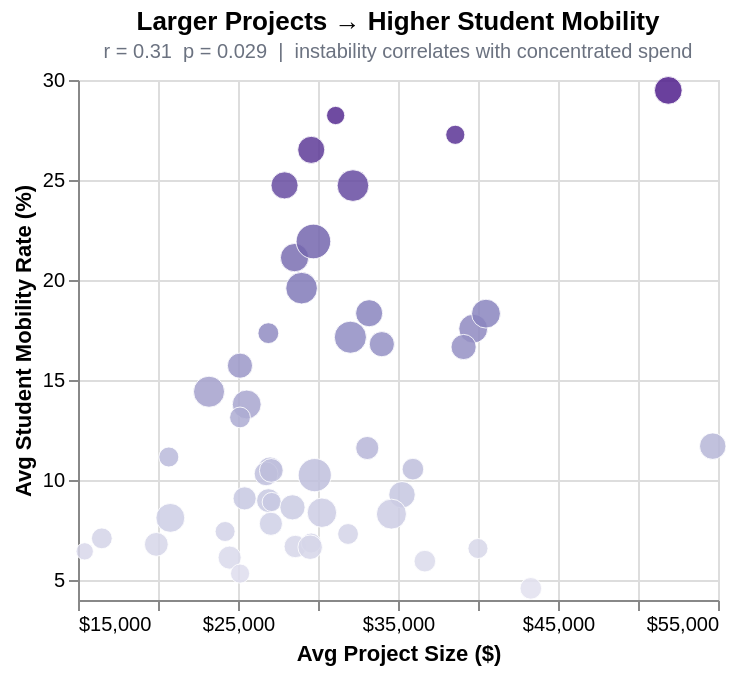

Notebook code for this chart:
### Code cell
r3, p3 = rp("avg_project", "avg_mobility")

s3 = (
    alt.Chart(df)
    .mark_circle(size=90, opacity=0.85, stroke="white", strokeWidth=0.5)
    .encode(
        x=alt.X("avg_project:Q", title="Avg Project Size ($)",
                scale=alt.Scale(zero=False), axis=alt.Axis(format="$,.0f")),
        y=alt.Y("avg_mobility:Q", title="Avg Student Mobility Rate (%)",
                scale=alt.Scale(zero=False)),
        color=alt.condition(
            ward_sel,
            alt.Color("avg_mobility:Q", scale=alt.Scale(scheme="purples"), legend=None),
            alt.value(GRAY + "55"),
        ),
        size=alt.Size("num_schools:Q", scale=alt.Scale(range=[50, 300]), legend=None),
        tooltip=base_tt + [
            alt.Tooltip("avg_mobility:Q", title="Mobility (%)", format=".1f"),
        ],
    )
    .add_params(ward_sel)
    .properties(
        width=320, height=260,
        title=alt.TitleParams(
            text="Larger Projects → Higher Student Mobility",
            subtitle=f"r = {r3:.2f}  p = {p3:.3f}  |  instability correlates with concentrated spend",
            fontSize=13, subtitleFontSize=10, subtitleColor=GRAY,
        ),
    )
)

reg3 = s3.transform_regression("avg_project", "avg_mobility").mark_line(
    color="#7c3aed", strokeDash=[4, 3], strokeWidth=1.8, opacity=0.7
)

chart3 = s3 + reg3
chart3

### Figure 1 — Vega-Lite specification as saved in the notebook (floating-point values rounded to 4 significant figures)
{"config": {"view": {"continuousWidth": 300, "continuousHeight": 300}}, "layer": [{"mark": {"type": "circle", "opacity": 0.85, "size": 90, "stroke": "white", "strokeWidth": 0.5}, "encoding": {"color": {"condition": {"param": "param_1", "empty": true, "field": "avg_mobility", "legend": null, "scale": {"scheme": "purples"}, "type": "quantitative"}, "value": "#6b728055"}, "size": {"field": "num_schools", "legend": null, "scale": {"range": [50, 300]}, "type": "quantitative"}, "tooltip": [{"field": "ward", "title": "Ward", "type": "ordinal"}, {"field": "num_projects", "format": ",", "title": "# Projects", "type": "quantitative"}, {"field": "avg_project", "format": "$,.0f", "title": "Avg $/Project", "type": "quantitative"}, {"field": "avg_mobility", "format": ".1f", "title": "Mobility (%)", "type": "quantitative"}], "x": {"axis": {"format": "$,.0f"}, "field": "avg_project", "scale": {"zero": false}, "title": "Avg Project Size ($)", "type": "quantitative"}, "y": {"field": "avg_mobility", "scale": {"zero": false}, "title": "Avg Student Mobility Rate (%)", "type": "quantitative"}}, "name": "view_3", "title": {"text": "Larger Projects → Higher Student Mobility", "fontSize": 13, "subtitle": "r = 0.31  p = 0.029  |  instability correlates with concentrated spend", "subtitleColor": "#6b7280", "subtitleFontSize": 10}}, {"mark": {"type": "line", "color": "#7c3aed", "opacity": 0.7, "strokeDash": [4, 3], "strokeWidth": 1.8}, "encoding": {"color": {"condition": {"param": "param_1", "empty": true, "field": "avg_mobility", "legend": null, "scale": {"scheme": "purples"}, "type": "quantitative"}, "value": "#6b728055"}, "size": {"field": "num_schools", "legend": null, "scale": {"range": [50, 300]}, "type": "quantitative"}, "tooltip": [{"field": "ward", "title": "Ward", "type": "ordinal"}, {"field": "num_projects", "format": ",", "title": "# Projects", "type": "quantitative"}, {"field": "avg_project", "format": "$,.0f", "title": "Avg $/Project", "type": "quantitative"}, {"field": "avg_mobility", "format": ".1f", "title": "Mobility (%)", "type": "quantitative"}], "x": {"axis": {"format": "$,.0f"}, "field": "avg_project", "scale": {"zero": false}, "title": "Avg Project Size ($)", "type": "quantitative"}, "y": {"field": "avg_mobility", "scale": {"zero": false}, "title": "Avg Student Mobility Rate (%)", "type": "quantitative"}}, "title": {"text": "Larger Projects → Higher Student Mobility", "fontSize": 13, "subtitle": "r = 0.31  p = 0.029  |  instability correlates with concentrated spend", "subtitleColor": "#6b7280", "subtitleFontSize": 10}, "transform": [{"on": "avg_project", "regression": "avg_mobility"}]}], "data": {"name": "data-5edbf31f9a4233b59744b791552b85fd"}, "height": 260, "params": [{"name": "param_1", "select": {"type": "point", "fields": ["ward"]}, "views": ["view_3"]}], "width": 320, "$schema": "https://vega.github.io/schema/vega-lite/v5.20.1.json", "datasets": {"data-5edbf31f9a4233b59744b791552b85fd": [{"ward": 1, "total_spending": 16340000.0, "num_projects": 605, "avg_project": 27000.0, "median_project": 6874.0, "num_schools": 12, "avg_attendance": 86.9, "avg_truancy": 40.99, "avg_mobility": 10.54, "avg_grad_rate": 77.6, "avg_suspension": 5.4, "centroid_lon": -87.69, "centroid_lat": 41.91}, {"ward": 2, "total_spending": 16130000.0, "num_projects": 596, "avg_project": 27060.0, "median_project": 10970.0, "num_schools": 10, "avg_attendance": 86.9, "avg_truancy": 42.24, "avg_mobility": 7.811, "avg_grad_rate": 90.17, "avg_suspension": 5.4, "centroid_lon": -87.65, "centroid_lat": 41.91}, {"ward": 3, "total_spending": 16240000.0, "num_projects": 549, "avg_project": 29580.0, "median_project": 14720.0, "num_schools": 16, "avg_attendance": 86.9, "avg_truancy": 62.69, "avg_mobility": 26.51, "avg_grad_rate": 78.84, "avg_suspension": 5.4, "centroid_lon": -87.63, "centroid_lat": 41.82}, {"ward": 4, "total_spending": 16310000.0, "num_projects": 493, "avg_project": 33080.0, "median_project": 22270.0, "num_schools": 10, "avg_attendance": 86.9, "avg_truancy": 45.57, "avg_mobility": 11.6, "avg_grad_rate": 84.8, "avg_suspension": 5.4, "centroid_lon": -87.61, "centroid_lat": 41.84}, {"ward": 5, "total_spending": 15690000.0, "num_projects": 287, "avg_project": 54670.0, "median_project": 28890.0, "num_schools": 15, "avg_attendance": 86.9, "avg_truancy": 49.38, "avg_mobility": 11.69, "avg_grad_rate": 87.97, "avg_suspension": 5.4, "centroid_lon": -87.58, "centroid_lat": 41.78}, {"ward": 6, "total_spending": 16350000.0, "num_projects": 315, "avg_project": 51890.0, "median_project": 30820.0, "num_schools": 17, "avg_attendance": 86.9, "avg_truancy": 53.09, "avg_mobility": 29.48, "avg_grad_rate": 23.3, "avg_suspension": 5.4, "centroid_lon": -87.63, "centroid_lat": 41.76}, {"ward": 7, "total_spending": 15770000.0, "num_projects": 475, "avg_project": 33200.0, "median_project": 12250.0, "num_schools": 16, "avg_attendance": 86.9, "avg_truancy": 52.84, "avg_mobility": 18.34, "avg_grad_rate": 58.15, "avg_suspension": 5.4, "centroid_lon": -87.56, "centroid_lat": 41.75}, {"ward": 8, "total_spending": 16350000.0, "num_projects": 508, "avg_project": 32180.0, "median_project": 13910.0, "num_schools": 24, "avg_attendance": 86.9, "avg_truancy": 51.8, "avg_mobility": 24.72, "avg_grad_rate": 74.78, "avg_suspension": 5.4, "centroid_lon": -87.59, "centroid_lat": 41.74}, {"ward": 9, "total_spending": 16360000.0, "num_projects": 412, "avg_project": 39700.0, "median_project": 36180.0, "num_schools": 19, "avg_attendance": 86.9, "avg_truancy": 56.39, "avg_mobility": 17.57, "avg_grad_rate": 81.72, "avg_suspension": 5.4, "centroid_lon": -87.62, "centroid_lat": 41.68}, {"ward": 10, "total_spending": 16270000.0, "num_projects": 608, "avg_project": 26750.0, "median_project": 12960.0, "num_schools": 11, "avg_attendance": 86.9, "avg_truancy": 47.6, "avg_mobility": 10.31, "avg_grad_rate": 82.1, "avg_suspension": 5.4, "centroid_lon": -87.55, "centroid_lat": 41.71}, {"ward": 11, "total_spending": 15850000.0, "num_projects": 589, "avg_project": 26910.0, "median_project": 9094.0, "num_schools": 11, "avg_attendance": 86.9, "avg_truancy": 33.43, "avg_mobility": 8.97, "avg_grad_rate": 91.0, "avg_suspension": 5.4, "centroid_lon": -87.65, "centroid_lat": 41.84}, {"ward": 12, "total_spending": 16300000.0, "num_projects": 638, "avg_project": 25540.0, "median_project": 5992.0, "num_schools": 19, "avg_attendance": 86.9, "avg_truancy": 43.86, "avg_mobility": 13.78, "avg_grad_rate": 79.2, "avg_suspension": 5.4, "centroid_lon": -87.69, "centroid_lat": 41.83}, {"ward": 13, "total_spending": 16380000.0, "num_projects": 1062, "avg_project": 15420.0, "median_project": 3762.0, "num_schools": 3, "avg_attendance": 86.9, "avg_truancy": 38.07, "avg_mobility": 6.433, "avg_grad_rate": null, "avg_suspension": 5.4, "centroid_lon": -87.75, "centroid_lat": 41.78}, {"ward": 14, "total_spending": 16370000.0, "num_projects": 788, "avg_project": 20770.0, "median_project": 7433.0, "num_schools": 19, "avg_attendance": 86.9, "avg_truancy": 43.49, "avg_mobility": 8.106, "avg_grad_rate": 86.81, "avg_suspension": 5.4, "centroid_lon": -87.74, "centroid_lat": 41.8}, {"ward": 15, "total_spending": 15640000.0, "num_projects": 525, "avg_project": 29800.0, "median_project": 11730.0, "num_schools": 27, "avg_attendance": 86.9, "avg_truancy": 42.88, "avg_mobility": 10.24, "avg_grad_rate": 67.3, "avg_suspension": 5.4, "centroid_lon": -87.68, "centroid_lat": 41.8}, {"ward": 16, "total_spending": 16080000.0, "num_projects": 473, "avg_project": 33990.0, "median_project": 18070.0, "num_schools": 13, "avg_attendance": 86.9, "avg_truancy": 52.43, "avg_mobility": 16.79, "avg_grad_rate": 52.7, "avg_suspension": 5.4, "centroid_lon": -87.67, "centroid_lat": 41.78}, {"ward": 17, "total_spending": 16030000.0, "num_projects": 410, "avg_project": 39100.0, "median_project": 24800.0, "num_schools": 13, "avg_attendance": 86.9, "avg_truancy": 47.85, "avg_mobility": 16.65, "avg_grad_rate": 64.83, "avg_suspension": 5.4, "centroid_lon": -87.67, "centroid_lat": 41.76}, {"ward": 18, "total_spending": 16210000.0, "num_projects": 460, "avg_project": 35250.0, "median_project": 32460.0, "num_schools": 15, "avg_attendance": 86.9, "avg_truancy": 41.5, "avg_mobility": 9.262, "avg_grad_rate": 80.5, "avg_suspension": 5.4, "centroid_lon": -87.71, "centroid_lat": 41.75}, {"ward": 19, "total_spending": 16190000.0, "num_projects": 374, "avg_project": 43300.0, "median_project": 42440.0, "num_schools": 8, "avg_attendance": 86.9, "avg_truancy": 20.86, "avg_mobility": 4.583, "avg_grad_rate": 71.6, "avg_suspension": 5.4, "centroid_lon": -87.7, "centroid_lat": 41.7}, {"ward": 20, "total_spending": 16120000.0, "num_projects": 398, "avg_project": 40500.0, "median_project": 26470.0, "num_schools": 19, "avg_attendance": 86.9, "avg_truancy": 51.53, "avg_mobility": 18.32, "avg_grad_rate": 74.5, "avg_suspension": 5.4, "centroid_lon": -87.63, "centroid_lat": 41.79}, {"ward": 21, "total_spending": 16160000.0, "num_projects": 697, "avg_project": 23190.0, "median_project": 9540.0, "num_schools": 23, "avg_attendance": 86.9, "avg_truancy": 46.98, "avg_mobility": 14.41, "avg_grad_rate": 73.05, "avg_suspension": 5.4, "centroid_lon": -87.64, "centroid_lat": 41.73}, {"ward": 22, "total_spending": 15680000.0, "num_projects": 617, "avg_project": 25410.0, "median_project": 11720.0, "num_schools": 10, "avg_attendance": 86.9, "avg_truancy": 46.11, "avg_mobility": 9.08, "avg_grad_rate": 73.3, "avg_suspension": 5.4, "centroid_lon": -87.73, "centroid_lat": 41.83}, {"ward": 23, "total_spending": 16240000.0, "num_projects": 985, "avg_project": 16490.0, "median_project": 4700.0, "num_schools": 7, "avg_attendance": 86.9, "avg_truancy": 37.75, "avg_mobility": 7.083, "avg_grad_rate": 77.3, "avg_suspension": 5.4, "centroid_lon": -87.75, "centroid_lat": 41.79}, {"ward": 24, "total_spending": 15920000.0, "num_projects": 497, "avg_project": 32020.0, "median_project": 10540.0, "num_schools": 25, "avg_attendance": 86.9, "avg_truancy": 55.1, "avg_mobility": 17.14, "avg_grad_rate": 72.28, "avg_suspension": 5.4, "centroid_lon": -87.71, "centroid_lat": 41.86}, {"ward": 25, "total_spending": 16360000.0, "num_projects": 541, "avg_project": 30250.0, "median_project": 12400.0, "num_schools": 20, "avg_attendance": 86.9, "avg_truancy": 36.92, "avg_mobility": 8.364, "avg_grad_rate": 89.0, "avg_suspension": 5.4, "centroid_lon": -87.65, "centroid_lat": 41.86}, {"ward": 26, "total_spending": 15960000.0, "num_projects": 572, "avg_project": 27910.0, "median_project": 12610.0, "num_schools": 16, "avg_attendance": 86.9, "avg_truancy": 50.41, "avg_mobility": 24.73, "avg_grad_rate": 86.57, "avg_suspension": 5.4, "centroid_lon": -87.71, "centroid_lat": 41.91}, {"ward": 27, "total_spending": 16150000.0, "num_projects": 467, "avg_project": 34590.0, "median_project": 18440.0, "num_schools": 21, "avg_attendance": 86.9, "avg_truancy": 46.53, "avg_mobility": 8.294, "avg_grad_rate": 71.22, "avg_suspension": 5.4, "centroid_lon": -87.67, "centroid_lat": 41.89}, {"ward": 28, "total_spending": 15990000.0, "num_projects": 552, "avg_project": 28970.0, "median_project": 6444.0, "num_schools": 24, "avg_attendance": 86.9, "avg_truancy": 51.93, "avg_mobility": 19.59, "avg_grad_rate": 75.1, "avg_suspension": 5.4, "centroid_lon": -87.71, "centroid_lat": 41.88}, {"ward": 29, "total_spending": 16180000.0, "num_projects": 597, "avg_project": 27110.0, "median_project": 14800.0, "num_schools": 5, "avg_attendance": 86.9, "avg_truancy": 39.02, "avg_mobility": 8.9, "avg_grad_rate": null, "avg_suspension": 5.4, "centroid_lon": -87.78, "centroid_lat": 41.91}, {"ward": 30, "total_spending": 16310000.0, "num_projects": 789, "avg_project": 20680.0, "median_project": 7500.0, "num_schools": 6, "avg_attendance": 86.9, "avg_truancy": 47.5, "avg_mobility": 11.15, "avg_grad_rate": 71.9, "avg_suspension": 5.4, "centroid_lon": -87.76, "centroid_lat": 41.94}, {"ward": 31, "total_spending": 15980000.0, "num_projects": 590, "avg_project": 27080.0, "median_project": 8956.0, "num_schools": 11, "avg_attendance": 86.9, "avg_truancy": 47.16, "avg_mobility": 10.48, "avg_grad_rate": 80.9, "avg_suspension": 5.4, "centroid_lon": -87.75, "centroid_lat": 41.93}, {"ward": 32, "total_spending": 16200000.0, "num_projects": 567, "avg_project": 28580.0, "median_project": 17030.0, "num_schools": 9, "avg_attendance": 86.9, "avg_truancy": 32.72, "avg_mobility": 6.675, "avg_grad_rate": 89.4, "avg_suspension": 5.4, "centroid_lon": -87.69, "centroid_lat": 41.93}, {"ward": 33, "total_spending": 16280000.0, "num_projects": 573, "avg_project": 28410.0, "median_project": 12650.0, "num_schools": 13, "avg_attendance": 86.9, "avg_truancy": 30.95, "avg_mobility": 8.633, "avg_grad_rate": 83.8, "avg_suspension": 5.4, "centroid_lon": -87.7, "centroid_lat": 41.96}, {"ward": 34, "total_spending": 15090000.0, "num_projects": 529, "avg_project": 28530.0, "median_project": 14800.0, "num_schools": 18, "avg_attendance": 86.9, "avg_truancy": 54.64, "avg_mobility": 21.12, "avg_grad_rate": 57.25, "avg_suspension": 5.4, "centroid_lon": -87.65, "centroid_lat": 41.68}, {"ward": 35, "total_spending": 15900000.0, "num_projects": 633, "avg_project": 25120.0, "median_project": 6817.0, "num_schools": 13, "avg_attendance": 86.9, "avg_truancy": 43.77, "avg_mobility": 15.72, "avg_grad_rate": 84.13, "avg_suspension": 5.4, "centroid_lon": -87.72, "centroid_lat": 41.94}, {"ward": 36, "total_spending": 16200000.0, "num_projects": 662, "avg_project": 24480.0, "median_project": 10490.0, "num_schools": 10, "avg_attendance": 86.9, "avg_truancy": 39.36, "avg_mobility": 6.12, "avg_grad_rate": 85.9, "avg_suspension": 5.4, "centroid_lon": -87.78, "centroid_lat": 41.93}, {"ward": 37, "total_spending": 15930000.0, "num_projects": 536, "avg_project": 29710.0, "median_project": 13540.0, "num_schools": 30, "avg_attendance": 86.9, "avg_truancy": 58.33, "avg_mobility": 21.93, "avg_grad_rate": 71.8, "avg_suspension": 5.4, "centroid_lon": -87.75, "centroid_lat": 41.9}, {"ward": 38, "total_spending": 16000000.0, "num_projects": 541, "avg_project": 29570.0, "median_project": 23500.0, "num_schools": 6, "avg_attendance": 86.9, "avg_truancy": 26.78, "avg_mobility": 6.85, "avg_grad_rate": null, "avg_suspension": 5.4, "centroid_lon": -87.81, "centroid_lat": 41.95}, {"ward": 39, "total_spending": 16180000.0, "num_projects": 441, "avg_project": 36680.0, "median_project": 26630.0, "num_schools": 8, "avg_attendance": 86.9, "avg_truancy": 23.81, "avg_mobility": 5.943, "avg_grad_rate": 48.4, "avg_suspension": 5.4, "centroid_lon": -87.74, "centroid_lat": 41.98}, {"ward": 40, "total_spending": 15970000.0, "num_projects": 501, "avg_project": 31880.0, "median_project": 13150.0, "num_schools": 7, "avg_attendance": 86.9, "avg_truancy": 33.01, "avg_mobility": 7.3, "avg_grad_rate": 88.43, "avg_suspension": 5.4, "centroid_lon": -87.69, "centroid_lat": 41.98}, {"ward": 41, "total_spending": 16360000.0, "num_projects": 409, "avg_project": 40000.0, "median_project": 36810.0, "num_schools": 6, "avg_attendance": 86.9, "avg_truancy": 19.55, "avg_mobility": 6.575, "avg_grad_rate": null, "avg_suspension": 5.4, "centroid_lon": -87.84, "centroid_lat": 41.99}, {"ward": 42, "total_spending": 15960000.0, "num_projects": 513, "avg_project": 31100.0, "median_project": 18900.0, "num_schools": 4, "avg_attendance": 86.9, "avg_truancy": 56.48, "avg_mobility": 28.23, "avg_grad_rate": 95.3, "avg_suspension": 5.4, "centroid_lon": -87.62, "centroid_lat": 41.89}, {"ward": 43, "total_spending": 15630000.0, "num_projects": 646, "avg_project": 24190.0, "median_project": 10020.0, "num_schools": 6, "avg_attendance": 86.9, "avg_truancy": 30.22, "avg_mobility": 7.425, "avg_grad_rate": 98.4, "avg_suspension": 5.4, "centroid_lon": -87.63, "centroid_lat": 41.92}, {"ward": 44, "total_spending": 16080000.0, "num_projects": 640, "avg_project": 25130.0, "median_project": 9945.0, "num_schools": 5, "avg_attendance": 86.9, "avg_truancy": 18.14, "avg_mobility": 5.32, "avg_grad_rate": null, "avg_suspension": 5.4, "centroid_lon": -87.64, "centroid_lat": 41.94}, {"ward": 45, "total_spending": 16140000.0, "num_projects": 547, "avg_project": 29510.0, "median_project": 12420.0, "num_schools": 12, "avg_attendance": 86.9, "avg_truancy": 30.34, "avg_mobility": 6.64, "avg_grad_rate": 91.05, "avg_suspension": 5.4, "centroid_lon": -87.76, "centroid_lat": 41.97}, {"ward": 46, "total_spending": 16200000.0, "num_projects": 420, "avg_project": 38580.0, "median_project": 13560.0, "num_schools": 5, "avg_attendance": 86.9, "avg_truancy": 53.22, "avg_mobility": 27.26, "avg_grad_rate": 70.0, "avg_suspension": 5.4, "centroid_lon": -87.64, "centroid_lat": 41.96}, {"ward": 47, "total_spending": 16150000.0, "num_projects": 812, "avg_project": 19900.0, "median_project": 6375.0, "num_schools": 11, "avg_attendance": 86.9, "avg_truancy": 24.08, "avg_mobility": 6.782, "avg_grad_rate": 88.5, "avg_suspension": 5.4, "centroid_lon": -87.68, "centroid_lat": 41.96}, {"ward": 48, "total_spending": 15530000.0, "num_projects": 618, "avg_project": 25130.0, "median_project": 9175.0, "num_schools": 7, "avg_attendance": 86.9, "avg_truancy": 34.06, "avg_mobility": 13.13, "avg_grad_rate": 85.4, "avg_suspension": 5.4, "centroid_lon": -87.66, "centroid_lat": 41.99}, {"ward": 49, "total_spending": 16300000.0, "num_projects": 606, "avg_project": 26900.0, "median_project": 12120.0, "num_schools": 7, "avg_attendance": 86.9, "avg_truancy": 36.76, "avg_mobility": 17.34, "avg_grad_rate": 74.45, "avg_suspension": 5.4, "centroid_lon": -87.67, "centroid_lat": 42.01}, {"ward": 50, "total_spending": 15990000.0, "num_projects": 445, "avg_project": 35930.0, "median_project": 29300.0, "num_schools": 8, "avg_attendance": 86.9, "avg_truancy": 29.23, "avg_mobility": 10.54, "avg_grad_rate": 88.2, "avg_suspension": 5.4, "centroid_lon": -87.7, "centroid_lat": 42.0}]}}
